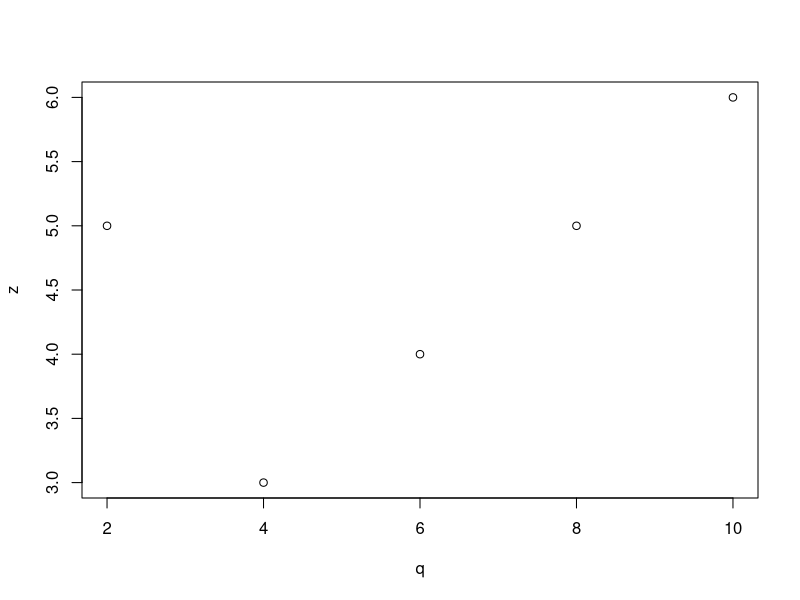
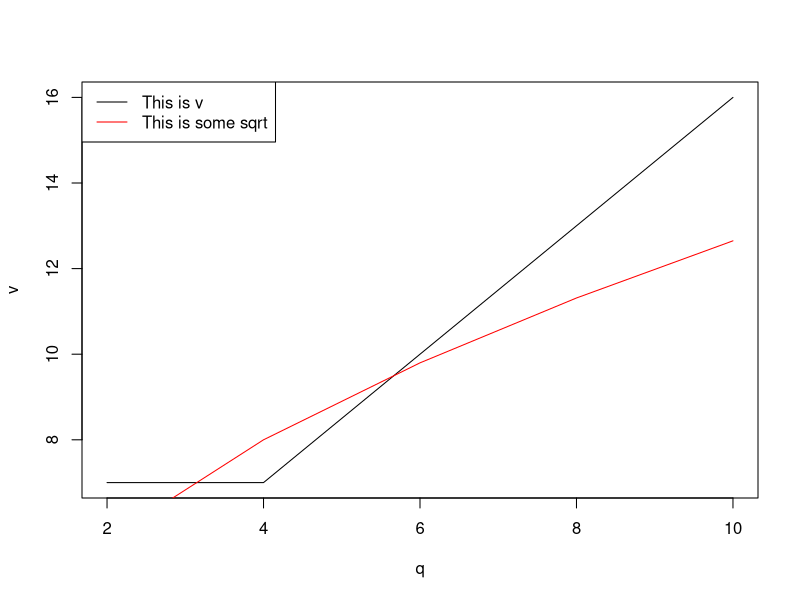
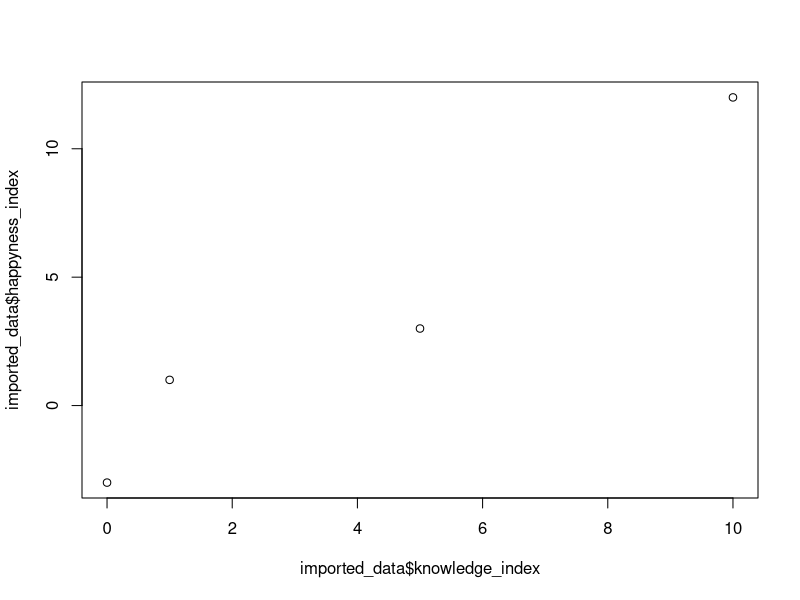

Reproduce these figures in R, in order.
# Quickstart command-collection for R
# CAWA-Summerschool 2015, Almaty
# Till Francke

# The #-sign starts a comment. Everything following it is ignored. 

# simple assignment
  x <- 3

# just the same (but not liked by the true R-purist)
  x = 3
  
# print value of x
  x
  print(x)

# do some math
  y <- x^2 + 3
  y

# vectors (a.k.a. "arrays")
  z <- 1:5
  z
  
  q <- seq(from = 2, to = 10, by = 2)
  q

  z[1] <- 4 #set first element in vector
  
  both <- c(z,q) #concatenate vectors
  both

# vector math
  z <- z + 1 #add 1 to all elements in z
  
  v <- q + z #add single elements of q and z to each other
  v
  
  sum(z)   #sum     of all elements
  mean(z)  #mean    of all elements
  max(z)   #maximum of all elements
  ?max     #help is always at hand (or put cursor at command and press F1)

#plotting
  plot (q,z) # simple point plot
  
  plot (q,v, type = "l") # plot lines, previous plot is overwritten
  lines(q,4*sqrt(q), col = "red") #add lines to previous plot
  legend("topleft", legend = c("This is v","This is some sqrt"), col = c("black", "red"), lty = 1)
  

# file i/o (reading and writing data)
  #change working directory first (e.g. via "Session" <- "Set working directory" or using the command "setwd()" )
  imported_data <- read.table(file = "data_table.txt", header = TRUE) #import a text-file having column names
  imported_data
  
  imported_data <- read.table(file = "data_table.txt", header = TRUE, sep = "\t", dec = ".", nrows = 4) #you may also specify lots of other settings
  imported_data #this is called a "data frame", basically a table with different kind of data
  
  imported_data$Rknowledge #access single column of table
  imported_data[,1] #same, but different
  
  imported_data$Rknowledge[2] #access single entry in first column of table
  imported_data[2,1] #same, but different
  
  imported_data$Rknowledge = NULL #delete column
  imported_data$Rdesire = "high"  #set new column
  
  plot(imported_data$knowledge_index, imported_data$happyness_index) #plot contents of dataframe
  
  write.table(file = "output.csv", x = imported_data, sep = ";") #export data using ";" as field separator
  
#program control structures
  animal <- "cat"
  
  if (animal == "cat")          #use "==", not "=" for comparison
    print("meeouw!") else
    print("I am not a cat.")
        
  for (counter in 1:10)        #loop with predetermined number of iterations
    print(counter)
  
  countdown <- 10
  while (countdown > 0)        #loop with undetermined number of iterations
  {                            # use curly braces {} to combine multiple commands within the loop
    print(countdown)
    countdown <- countdown - 1
  }
  print("ignition!")
  
  
  
  